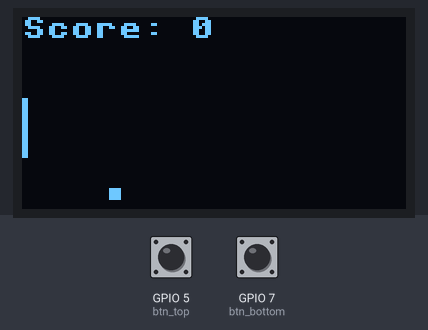
A program run on a simulated ESP32 board running MicroPython. Shown: 128×64 one-colour display. Inputs (shaded band) come from the test bench; at power-on: GPIO 5 (btn_top) HIGH, GPIO 7 (btn_bottom) HIGH. Random numbers come from a fixed seed; library files of the repository ran but are not shown: ssd1306.py.

Above: at 1.2 s.
1.3 s: GPIO 5 (btn_top) pulled LOW for 0.15 s
At 1.55 s:
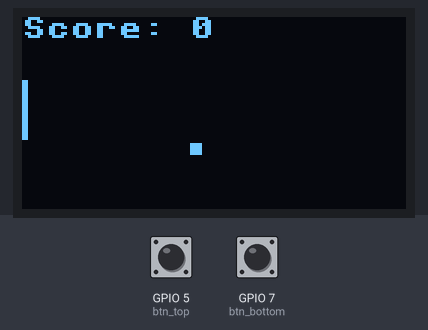
2.0 s: GPIO 7 (btn_bottom) pulled LOW for 0.15 s
At 2.48 s:
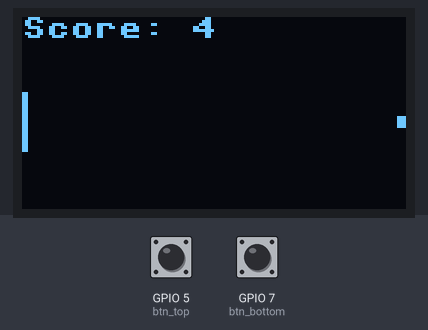
2.7 s: GPIO 5 (btn_top) pulled LOW for 1 s
At 3.1 s:
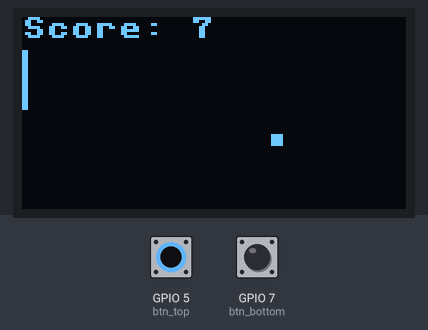
4.3 s: GPIO 7 (btn_bottom) pulled LOW for 1 s
At 4.65 s:
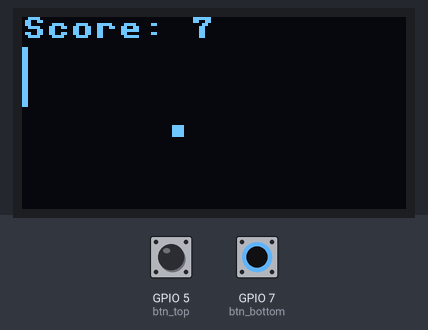
Timing chart, 0 to 6.9 s (numbered marks = the images above; inputs shaded):
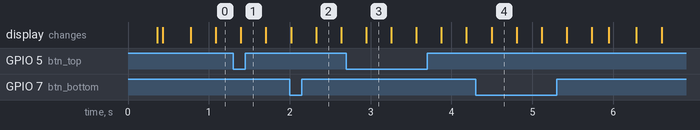

The program:

pong.py
```python
from machine import Pin, I2C
from time import sleep_ms
import ssd1306
import random

# initialize display
i2c = I2C(-1, scl=Pin(9), sda=Pin(8))
display = ssd1306.SSD1306_I2C(128, 64, i2c)

# initialize buttons
btn_top = Pin(5, Pin.IN, Pin.PULL_UP)
btn_bottom = Pin(7, Pin.IN, Pin.PULL_UP)

# initialize ball position and velocity
ball_x = 64
ball_y = 32
ball_vx = 1
ball_vy = 1
BALL_SIZE = 4
BALL_SPEED = 3
global ball_speed_x, ball_speed_y
ball_speed_x = BALL_SPEED
ball_speed_y = BALL_SPEED

# initialize paddle position
paddle_y = 27
PADDLE_WIDTH = 2
PADDLE_HEIGHT = 20

# initialize score
score = 0

screen_width = 128
screen_height = 64

ball_start_x = screen_width // 2
ball_start_y = screen_height // 2

# define function to draw paddle
def draw_paddle():
    display.fill_rect(0, paddle_y, PADDLE_WIDTH, PADDLE_HEIGHT, 1)

# define function to update paddle position
def update_paddle_position():
    global paddle_y
    if not btn_top.value():
        paddle_y = max(0, paddle_y - 2)
    if not btn_bottom.value():
        paddle_y = min(screen_height - PADDLE_HEIGHT, paddle_y + 2)

# define function to draw ball
def draw_ball():
    display.fill_rect(int(ball_x - BALL_SIZE/2), int(ball_y - BALL_SIZE/2), BALL_SIZE, BALL_SIZE, 1)

# define function to update ball position
def update_ball_position():
    global score, ball_x, ball_y, ball_speed_x, ball_speed_y
    ball_x += ball_speed_x
    ball_y += ball_speed_y

    # Check if ball hits top or bottom wall
    if ball_y < BALL_SIZE/2 or ball_y > screen_height - BALL_SIZE/2:
        ball_speed_y *= -1

    # Check if ball hits left or right wall
    if ball_x < BALL_SIZE/2:
        ball_speed_x *= -1

    # Check if ball hits paddle
    if ball_x > screen_width - BALL_SIZE - PADDLE_WIDTH and paddle_y - BALL_SIZE/2 < ball_y < paddle_y + PADDLE_HEIGHT + BALL_SIZE/2:
        ball_speed_x *= -1
        score += 1

    # Check if game over
    if ball_x > screen_width - BALL_SIZE:
        game_over = True

# define function to draw score
def draw_score():
    display.fill_rect(0, 0, 30, 10, 0)
    display.text("Score: " + str(score), 0, 0, 1)

# define function to reset ball
def reset_ball():
    global ball_x, ball_y, ball_speed_x, ball_speed_y
    ball_x = ball_start_x
    ball_y = ball_start_y
    ball_speed_x = BALL_SPEED * random.choice([-1, 1])
    ball_speed_y = BALL_SPEED * random.choice([-1, 1])

def restart_game():
    global score, ball_speed_x, ball_speed_y
    score = 0
    ball_speed_x = BALL_SPEED * random.choice([-1, 1])
    ball_speed_y = BALL_SPEED * random.choice([-1, 1])
    reset_ball()

# define game loop
def run_game():
    global game_over

    # reset game variables
    game_over = False
    global score
    score = 0
    reset_ball()

    while not game_over:
        # clear display
        display.fill(0)

        # update paddle position
        update_paddle_position()

        # update ball position
        update_ball_position()

        # draw objects
        draw_paddle()
        draw_ball()
        draw_score()
        display.show()

        # delay to control game speed
        sleep_ms(10)

        # check if game over
        if game_over:
            display.fill(0)
            display.text("Game over!", 30, 20, 1)
            display.text("Score: " + str(score), 30, 40, 1)
            display.show()
            sleep_ms(2000)

    # restart game after game over
    restart_game()

# start game loop
while True:
    run_game()
```
